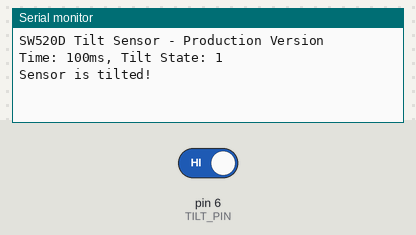
This sketch was run on a simulated Arduino Uno, built with avr-gcc and run on an emulated ATmega328P. Parts: the last lines printed to the serial monitor. The test bench sets the inputs (shaded band); at power-on: pin 6 (TILT_PIN) HIGH.

Above: at 1.2 s.
1.3 s: pin 6 (TILT_PIN) driven LOW
At 2.3 s:
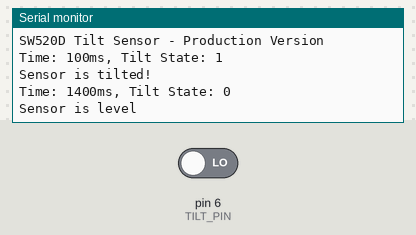
2.9 s: pin 6 (TILT_PIN) driven HIGH
At 3.5 s:
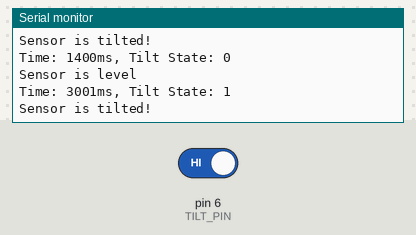

The sketch:

tilt_re.ino
```cpp
// チルトセンサーのプログラムのリファクタリングバージョン

// 定数定義
const int TILT_PIN = 6;         // センサーピン
const unsigned long DEBOUNCE_DELAY = 50;  // チャタリング防止の待機時間(ms)
const unsigned long SERIAL_BAUD = 115200;  // シリアル通信速度
const unsigned long LOOP_DELAY = 100;      // メインループの待機時間(ms)

// グローバル変数
unsigned long lastDebounceTime = 0;  // 前回の状態変化時刻
int lastTiltState = LOW;             // 前回の傾き状態
int tiltState = LOW;                 // 現在の傾き状態（デバウンス後）

void setup() {
  Serial.begin(SERIAL_BAUD);
  while (!Serial) {
    ; // シリアルポートの準備待ち（USB接続の場合）
  }

  Serial.println(F("SW520D Tilt Sensor - Production Version"));
  pinMode(TILT_PIN, INPUT);

  // 内部プルアップ抵抗を有効化（ノイズ対策）
  digitalWrite(TILT_PIN, HIGH);
}

void loop() {
  // センサー値の読み取り
  int reading = digitalRead(TILT_PIN);

  // チャタリング対策
  if (reading != lastTiltState) {
    lastDebounceTime = millis();
  }

  // デバウンス時間経過後に状態を更新
  if ((millis() - lastDebounceTime) > DEBOUNCE_DELAY) {
    if (reading != tiltState) {
      tiltState = reading;
      reportTiltState();
    }
  }

  lastTiltState = reading;

  // システムの安定性のための短い遅延
  delay(LOOP_DELAY);
}

// 傾き状態のレポート
void reportTiltState() {
  // メモリ使用量を抑えるためにF()マクロを使用
  Serial.print(F("Time: "));
  Serial.print(millis());
  Serial.print(F("ms, Tilt State: "));
  Serial.println(tiltState);

  if (tiltState == HIGH) {
    Serial.println(F("Sensor is tilted!"));
  } else {
    Serial.println(F("Sensor is level"));
  }
}
```

Measured:
- after the input at 1.3 s, the serial monitor: prints a new line after 0.10 s (image 1)
- after the input at 2.9 s, the serial monitor: prints a new line after 0.10 s (image 2)
